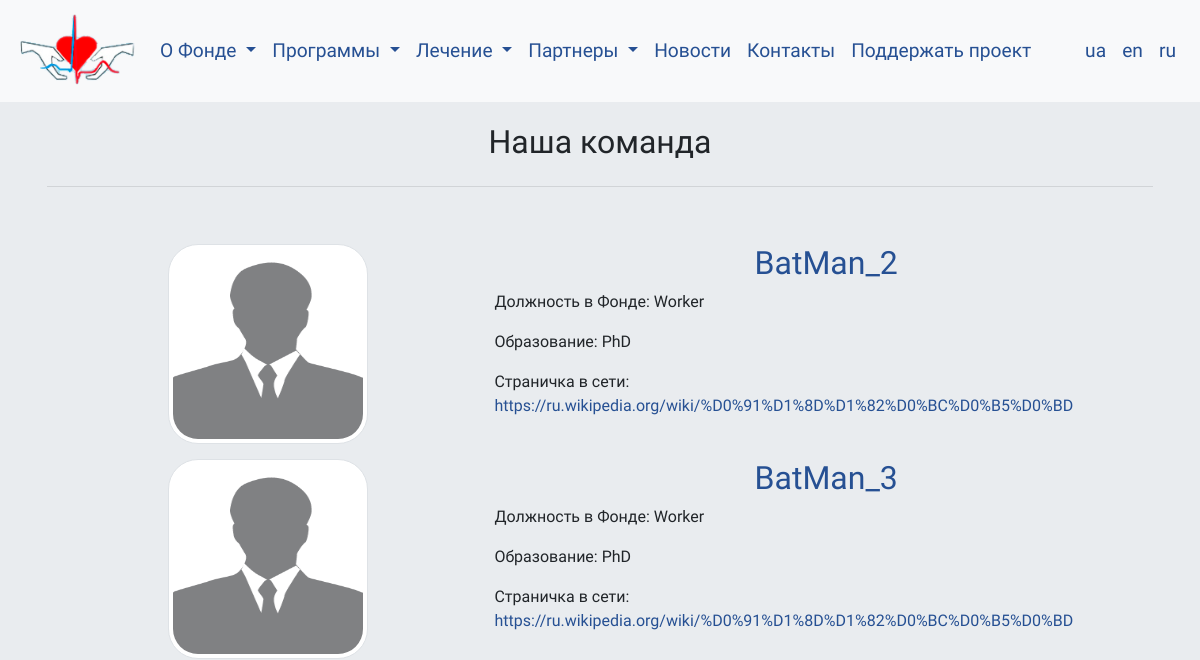
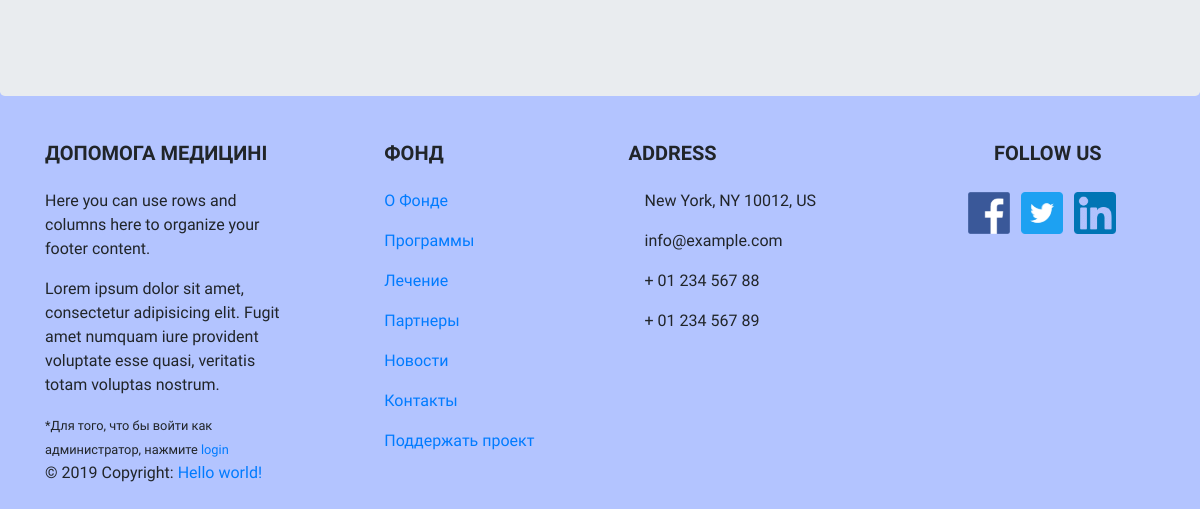
Before: /team with the older database file (2 pictures, top to bottom).
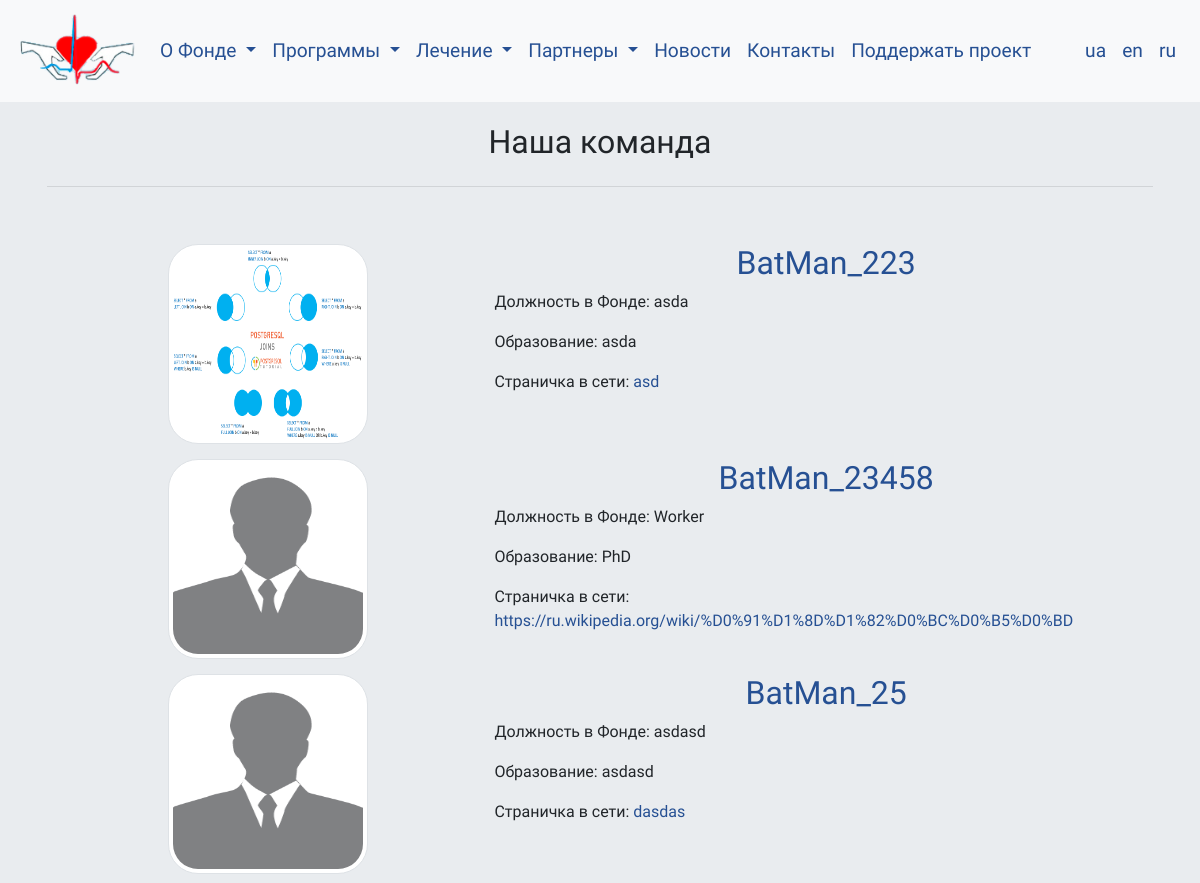
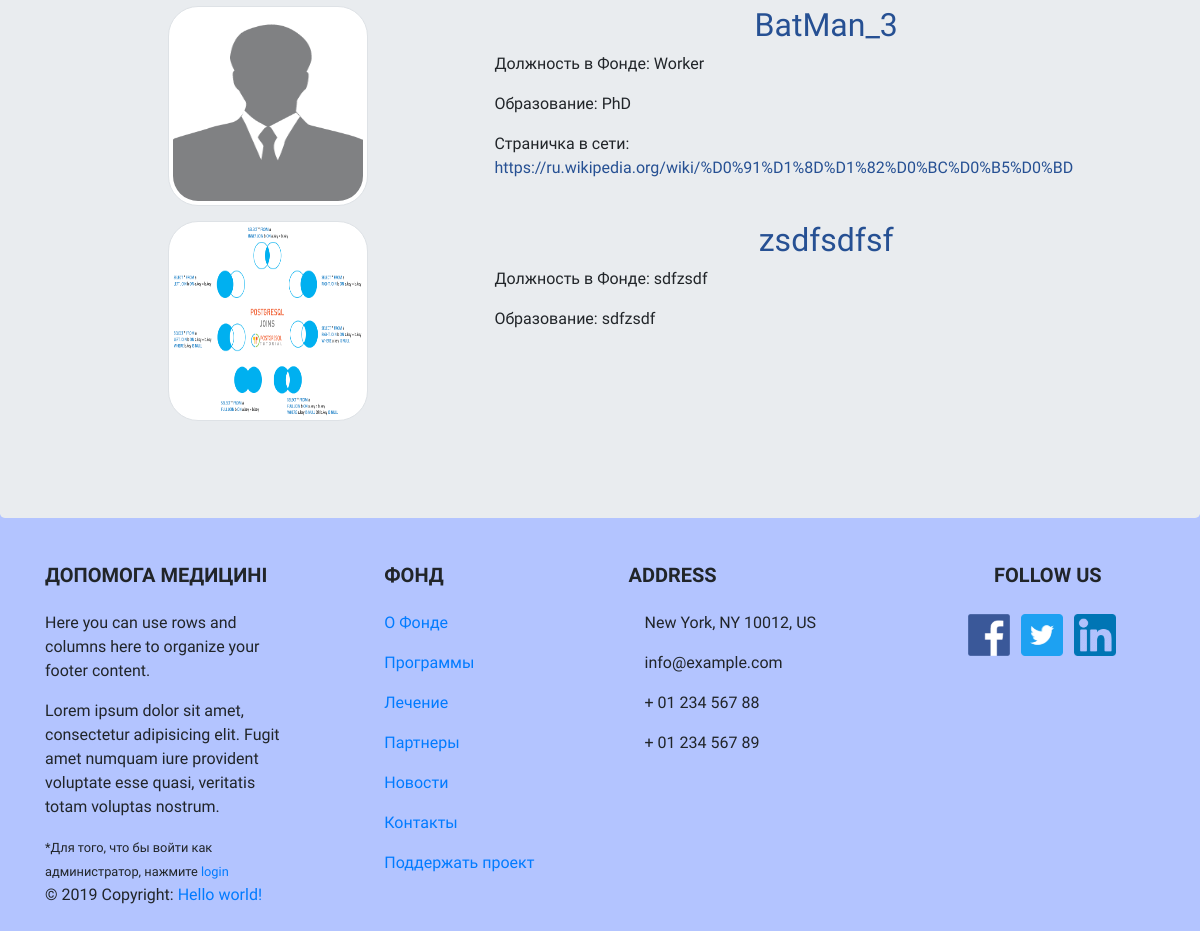
After: the same page with the newer database file (2 pictures, top to bottom).
### flaskblog/models.py (models this page shows, shortened)
class Team(db.Model):
    id = db.Column(db.Integer, primary_key=True)
    name = db.Column(db.String(128), unique=True, nullable=False)
    position = db.Column(db.String(256), nullable=False)
    education = db.Column(db.String(256), nullable=False)
    work = db.Column(db.String(256), nullable=False)
    work_position = db.Column(db.String(256), nullable=False)
    social_link = db.Column(db.String(256), nullable=False)
    biography = db.Column(db.Text, nullable=False)
    image_file = db.Column(db.String(50), nullable=False, default='default.jpg')

### flaskblog/main/routes.py (the view)
@main.route("/team")
def team():
    page = request.args.get('page', 1, type=int)
    posts = Team.query.order_by(Team.name).paginate(page=page, per_page=7)
    return render_template('13_team.html', posts=posts)

### flaskblog/templates/13_team.html (shortened to what this page needs)
{% extends "00_layout.html" %}
{% block content %}
<main>
      <div class="jumbotron">
        <div class="container">
<div class="main_info">
    <h2>Наша команда</h2>
            <hr class="my-4">
            <div class="news_zone">
              {% for post in posts.items %}
               <img class="pict_2 img-thumbnail" src="{{ post.image_file }}" alt='__sorry__'>
               <article class="media content-section">
                 <div class="media-body">
                   <h2><a class="article-title" href="{{url_for('team.teammate', teammate_id=post.id)}}">{{post.name}}</a></h2>
                   {% if post.position != "None" %}
                      <p>Должность в Фонде: {{ post.position }}</p>
                   {% endif %}
                   {% if post.education != "None" %}
                      <p>Образование: {{ post.education }}</p>
                   {% endif %}
                   {% if post.social_link != "None" %}
                      <p>Страничка в сети: <a href="{{ post.social_link }}" target="_blank">{{ post.social_link }}</a> </p>
                   {% endif %}
                 </div>
               </article>
              {% endfor %}
            </div>
</div>
        </div>
    </div>
</main>
{% endblock content%}

Changed rows visible on the page:
added Team: image_file (picture), name "BatMan_223", position "asda", education "asda", social_link "asd"
changed Team: name "BatMan_2" → "BatMan_23458"
added Team: image_file (placeholder picture), name "BatMan_25", position "asdasd", education "asdasd", social_link "dasdas"
added Team: image_file (picture), name "zsdfsdfsf", position "sdfzsdf", education "sdfzsdf"
